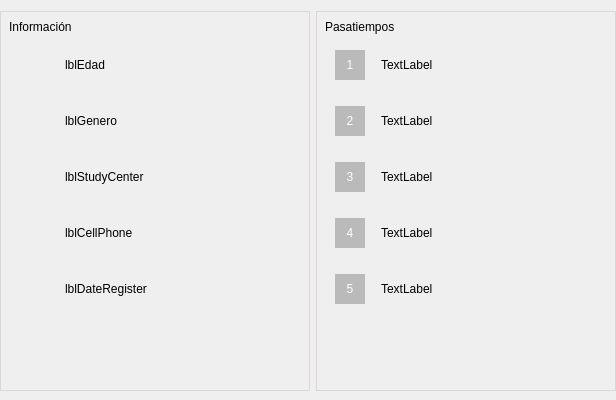
           <widget class="QGroupBox" name="groupBox_16">
            <property name="minimumSize">
             <size>
              <width>325</width>
              <height>400</height>
             </size>
            </property>
            <property name="maximumSize">
             <size>
              <width>6506666</width>
              <height>400</height>
             </size>
            </property>
            <property name="styleSheet">
             <string notr="true">border: none;</string>
            </property>
            <property name="title">
             <string/>
            </property>
            <property name="alignment">
             <set>Qt::AlignCenter</set>
            </property>
            <property name="flat">
             <bool>false</bool>
            </property>
            <layout class="QGridLayout" name="gridLayout_21">
             <property name="leftMargin">
              <number>0</number>
             </property>
             <property name="rightMargin">
              <number>0</number>
             </property>
             <item row="0" column="0">
              <widget class="QGroupBox" name="groupBox_17">
               <property name="minimumSize">
                <size>
                 <width>310</width>
                 <height>380</height>
                </size>
               </property>
               <property name="maximumSize">
                <size>
                 <width>325666</width>
                 <height>380</height>
                </size>
               </property>
               <property name="styleSheet">
                <string notr="true">border: 1px solid #DCD6D6;</string>
               </property>
               <property name="title">
                <string/>
               </property>
               <layout class="QGridLayout" name="gridLayout_22">
                <item row="0" column="0">
                 <layout class="QVBoxLayout" name="verticalLayout_3">
                  <item>
                   <widget class="QLabel" name="label_24">
                    <property name="styleSheet">
                     <string notr="true">font: 12pt &quot;MS Shell Dlg 2&quot;;
border:none;</string>
                    </property>
                    <property name="text">
                     <string>Información</string>
                    </property>
                   </widget>
                  </item>
                  <item>
                   <layout class="QHBoxLayout" name="horizontalLayout_18">
                    <item>
                     <widget class="QGroupBox" name="groupBox_18">
                      <property name="minimumSize">
                       <size>
                        <width>50</width>
                        <height>50</height>
                       </size>
                      </property>
                      <property name="maximumSize">
                       <size>
                        <width>50</width>
                        <height>50</height>
                       </size>
                      </property>
                      <property name="styleSheet">
                       <string notr="true">border: none;</string>
                      </property>
                      <property name="title">
                       <string/>
                      </property>
                      <layout class="QGridLayout" name="gridLayout_23">
                       <property name="leftMargin">
                        <number>0</number>
                       </property>
                       <property name="topMargin">
                        <number>0</number>
                       </property>
                       <property name="rightMargin">
                        <number>0</number>
                       </property>
                       <property name="bottomMargin">
                        <number>0</number>
                       </property>
                       <item row="0" column="0">
                        <widget class="QLabel" name="label_74">
                         <property name="minimumSize">
                          <size>
                           <width>25</width>
                           <height>25</height>
                          </size>
                         </property>
                         <property name="maximumSize">
                          <size>
                           <width>25</width>
                           <height>25</height>
                          </size>
                         </property>
                         <property name="text">
                          <string/>
                         </property>
                         <property name="pixmap">
                          <pixmap resource="Resource.qrc">:/img/Resource/img/reloj-de-arena-gris.png</pixmap>
                         </property>
                         <property name="scaledContents">
                          <bool>true</bool>
                         </property>
                        </widget>
                       </item>
                      </layout>
                     </widget>
                    </item>
                    <item>
                     <widget class="QLabel" name="lblAEdad">
                      <property name="styleSheet">
                       <string notr="true">border:none;</string>
                      </property>
                      <property name="text">
                       <string>lblEdad</string>
                      </property>
                     </widget>
                    </item>
                   </layout>
                  </item>
                  <item>
                   <layout class="QHBoxLayout" name="horizontalLayout_19">
                    <item>
                     <widget class="QGroupBox" name="groupBox_19">
                      <property name="minimumSize">
                       <size>
                        <width>50</width>
                        <height>50</height>
                       </size>
                      </property>
                      <property name="maximumSize">
                       <size>
                        <width>50</width>
                        <height>50</height>
                       </size>
                      </property>
                      <property name="styleSheet">
                       <string notr="true">border: none;</string>
                      </property>
                      <property name="title">
                       <string/>
                      </property>
                      <layout class="QGridLayout" name="gridLayout_24">
                       <property name="leftMargin">
                        <number>0</number>
                       </property>
                       <property name="topMargin">
                        <number>0</number>
                       </property>
                       <property name="rightMargin">
                        <number>0</number>
                       </property>
                       <property name="bottomMargin">
                        <number>0</number>
                       </property>
                       <item row="0" column="0">
                        <widget class="QLabel" name="label_75">
                         <property name="minimumSize">
                          <size>
                           <width>25</width>
                           <height>25</height>
                          </size>
                         </property>
                         <property name="maximumSize">
                          <size>
                           <width>25</width>
                           <height>25</height>
                          </size>
                         </property>
                         <property name="text">
                          <string/>
                         </property>
                         <property name="pixmap">
                          <pixmap resource="Resource.qrc">:/img/Resource/img/generos-gris.png</pixmap>
                         </property>
                         <property name="scaledContents">
                          <bool>true</bool>
                         </property>
                        </widget>
                       </item>
                      </layout>
                     </widget>
                    </item>
                    <item>
                     <widget class="QLabel" name="lblAGenero">
                      <property name="styleSheet">
                       <string notr="true">border:none;</string>
                      </property>
                      <property name="text">
                       <string>lblGenero</string>
                      </property>
                     </widget>
                    </item>
                   </layout>
                  </item>
                  <item>
                   <layout class="QHBoxLayout" name="horizontalLayout_20">
                    <item>
                     <widget class="QGroupBox" name="groupBox_20">
                      <property name="minimumSize">
                       <size>
                        <width>50</width>
                        <height>50</height>
                       </size>
                      </property>
                      <property name="maximumSize">
                       <size>
                        <width>50</width>
                        <height>50</height>
                       </size>
                      </property>
                      <property name="styleSheet">
                       <string notr="true">border: none;</string>
                      </property>
                      <property name="title">
                       <string/>
                      </property>
                      <layout class="QGridLayout" name="gridLayout_25">
                       <property name="leftMargin">
                        <number>0</number>
                       </property>
                       <property name="topMargin">
                        <number>0</number>
                       </property>
                       <property name="rightMargin">
                        <number>0</number>
                       </property>
                       <property name="bottomMargin">
                        <number>0</number>
                       </property>
                       <item row="0" column="0">
                        <widget class="QLabel" name="label_80">
                         <property name="minimumSize">
                          <size>
                           <width>25</width>
                           <height>25</height>
                          </size>
                         </property>
                         <property name="maximumSize">
                          <size>
                           <width>25</width>
                           <height>25</height>
                          </size>
                         </property>
                         <property name="text">
                          <string/>
                         </property>
                         <property name="pixmap">
                          <pixmap resource="Resource.qrc">:/img/Resource/img/graduacion-gray.png</pixmap>
                         </property>
                         <property name="scaledContents">
                          <bool>true</bool>
                         </property>
                        </widget>
                       </item>
                      </layout>
                     </widget>
                    </item>
                    <item>
                     <widget class="QLabel" name="lblACentroEstudio">
                      <property name="styleSheet">
                       <string notr="true">border:none;</string>
                      </property>
                      <property name="text">
                       <string>lblStudyCenter</string>
                      </property>
                      <property name="wordWrap">
                       <bool>true</bool>
                      </property>
                     </widget>
                    </item>
                   </layout>
                  </item>
                  <item>
                   <layout class="QHBoxLayout" name="horizontalLayout_21">
                    <item>
                     <widget class="QGroupBox" name="groupBox_21">
                      <property name="minimumSize">
                       <size>
                        <width>50</width>
                        <height>50</height>
                       </size>
                      </property>
                      <property name="maximumSize">
                       <size>
                        <width>50</width>
                        <height>50</height>
                       </size>
                      </property>
                      <property name="styleSheet">
                       <string notr="true">border: none;</string>
                      </property>
                      <property name="title">
                       <string/>
                      </property>
                      <layout class="QGridLayout" name="gridLayout_26">
                       <property name="leftMargin">
                        <number>0</number>
                       </property>
                       <property name="topMargin">
                        <number>0</number>
                       </property>
                       <property name="rightMargin">
                        <number>0</number>
                       </property>
                       <property name="bottomMargin">
                        <number>0</number>
                       </property>
                       <item row="0" column="0">
                        <widget class="QLabel" name="label_81">
                         <property name="minimumSize">
                          <size>
                           <width>25</width>
                           <height>25</height>
                          </size>
                         </property>
                         <property name="maximumSize">
                          <size>
                           <width>25</width>
                           <height>25</height>
                          </size>
                         </property>
                         <property name="text">
                          <string/>
                         </property>
                         <property name="pixmap">
                          <pixmap resource="Resource.qrc">:/img/Resource/img/telefono-gris.png</pixmap>
                         </property>
                         <property name="scaledContents">
                          <bool>true</bool>
                         </property>
                        </widget>
                       </item>
                      </layout>
                     </widget>
                    </item>
                    <item>
                     <widget class="QLabel" name="lblACellNumber">
                      <property name="styleSheet">
                       <string notr="true">border:none;</string>
                      </property>
                      <property name="text">
                       <string>lblCellPhone</string>
                      </property>
                     </widget>
                    </item>
                   </layout>
                  </item>
                  <item>
                   <layout class="QHBoxLayout" name="horizontalLayout_22">
                    <item>
                     <widget class="QGroupBox" name="groupBox_22">
                      <property name="minimumSize">
                       <size>
                        <width>50</width>
                        <height>50</height>
                       </size>
                      </property>
                      <property name="maximumSize">
                       <size>
                        <width>50</width>
                        <height>50</height>
                       </size>
                      </property>
                      <property name="styleSheet">
                       <string notr="true">border: none;</string>
                      </property>
                      <property name="title">
                       <string/>
                      </property>
                      <layout class="QGridLayout" name="gridLayout_27">
                       <property name="leftMargin">
                        <number>0</number>
                       </property>
                       <property name="topMargin">
                        <number>0</number>
                       </property>
                       <property name="rightMargin">
                        <number>0</number>
                       </property>
                       <property name="bottomMargin">
                        <number>0</number>
                       </property>
                       <item row="0" column="0">
                        <widget class="QLabel" name="label_84">
                         <property name="minimumSize">
                          <size>
                           <width>25</width>
                           <height>25</height>
                          </size>
                         </property>
                         <property name="maximumSize">
                          <size>
                           <width>25</width>
                           <height>25</height>
                          </size>
                         </property>
                         <property name="text">
                          <string/>
                         </property>
                         <property name="pixmap">
                          <pixmap resource="Resource.qrc">:/img/Resource/img/calendario-gris.png</pixmap>
                         </property>
                         <property name="scaledContents">
                          <bool>true</bool>
                         </property>
                        </widget>
                       </item>
                      </layout>
                     </widget>
                    </item>
                    <item>
                     <widget class="QLabel" name="lblAFechaRegistro">
                      <property name="styleSheet">
                       <string notr="true">border:none;</string>
                      </property>
                      <property name="text">
                       <string>lblDateRegister</string>
                      </property>
                     </widget>
                    </item>
                   </layout>
                  </item>
                  <item>
                   <spacer name="verticalSpacer_6">
                    <property name="orientation">
                     <enum>Qt::Vertical</enum>
                    </property>
                    <property name="sizeHint" stdset="0">
                     <size>
                      <width>20</width>
                      <height>40</height>
                     </size>
                    </property>
                   </spacer>
                  </item>
                 </layout>
                </item>
               </layout>
              </widget>
             </item>
             <item row="0" column="1">
              <widget class="QGroupBox" name="groupBox_23">
               <property name="minimumSize">
                <size>
                 <width>300</width>
                 <height>380</height>
                </size>
               </property>
               <property name="maximumSize">
                <size>
                 <width>325666</width>
                 <height>380</height>
                </size>
               </property>
               <property name="styleSheet">
                <string notr="true">border: 1px solid #DCD6D6;</string>
               </property>
               <property name="title">
                <string/>
               </property>
               <layout class="QGridLayout" name="gridLayout_28">
                <item row="0" column="0">
                 <layout class="QVBoxLayout" name="verticalLayout_4">
                  <item>
                   <widget class="QLabel" name="label_86">
                    <property name="styleSheet">
                     <string notr="true">font: 12pt &quot;MS Shell Dlg 2&quot;;
border:none;</string>
                    </property>
                    <property name="text">
                     <string>Pasatiempos</string>
                    </property>
                   </widget>
                  </item>
                  <item>
                   <layout class="QHBoxLayout" name="horizontalLayout_23">
                    <item>
                     <widget class="QLabel" name="label_87">
                      <property name="minimumSize">
                       <size>
                        <width>50</width>
                        <height>50</height>
                       </size>
                      </property>
                      <property name="maximumSize">
                       <size>
                        <width>50</width>
                        <height>50</height>
                       </size>
                      </property>
                      <property name="styleSheet">
                       <string notr="true">font: 75 11pt &quot;MS Shell Dlg 2&quot;;
color: white;
margin: 10px 10px 10px 10px;
background-color: #BABABA;
border:none;</string>
                      </property>
                      <property name="text">
                       <string>1</string>
                      </property>
                      <property name="alignment">
                       <set>Qt::AlignCenter</set>
                      </property>
                     </widget>
                    </item>
                    <item>
                     <widget class="QLabel" name="lblAP1">
                      <property name="styleSheet">
                       <string notr="true">border:none;</string>
                      </property>
                      <property name="text">
                       <string>TextLabel</string>
                      </property>
                     </widget>
                    </item>
                   </layout>
                  </item>
                  <item>
                   <layout class="QHBoxLayout" name="horizontalLayout_24">
                    <item>
                     <widget class="QLabel" name="label_90">
                      <property name="minimumSize">
                       <size>
                        <width>50</width>
                        <height>50</height>
                       </size>
                      </property>
                      <property name="maximumSize">
                       <size>
                        <width>50</width>
                        <height>50</height>
                       </size>
                      </property>
                      <property name="styleSheet">
                       <string notr="true">font: 75 11pt &quot;MS Shell Dlg 2&quot;;
color: white;
margin: 10px 10px 10px 10px;
background-color: #BABABA;
border:none;</string>
                      </property>
                      <property name="text">
                       <string>2</string>
                      </property>
                      <property name="alignment">
                       <set>Qt::AlignCenter</set>
                      </property>
                     </widget>
                    </item>
                    <item>
                     <widget class="QLabel" name="lblAP2">
                      <property name="styleSheet">
                       <string notr="true">border:none;</string>
                      </property>
                      <property name="text">
                       <string>TextLabel</string>
                      </property>
                     </widget>
                    </item>
                   </layout>
                  </item>
                  <item>
                   <layout class="QHBoxLayout" name="horizontalLayout_25">
                    <item>
                     <widget class="QLabel" name="label_92">
                      <property name="minimumSize">
                       <size>
                        <width>50</width>
                        <height>50</height>
                       </size>
                      </property>
                      <property name="maximumSize">
                       <size>
                        <width>50</width>
                        <height>50</height>
                       </size>
                      </property>
                      <property name="styleSheet">
                       <string notr="true">font: 75 11pt &quot;MS Shell Dlg 2&quot;;
color: white;
margin: 10px 10px 10px 10px;
background-color: #BABABA;
border:none;</string>
                      </property>
                      <property name="text">
                       <string>3</string>
                      </property>
                      <property name="alignment">
                       <set>Qt::AlignCenter</set>
                      </property>
                     </widget>
                    </item>
                    <item>
                     <widget class="QLabel" name="lblAP3">
                      <property name="styleSheet">
                       <string notr="true">border:none;</string>
                      </property>
                      <property name="text">
                       <string>TextLabel</string>
                      </property>
                     </widget>
                    </item>
                   </layout>
                  </item>
                  <item>
                   <layout class="QHBoxLayout" name="horizontalLayout_26">
                    <item>
                     <widget class="QLabel" name="label_94">
                      <property name="minimumSize">
                       <size>
                        <width>50</width>
                        <height>50</height>
                       </size>
                      </property>
                      <property name="maximumSize">
                       <size>
                        <width>50</width>
                        <height>50</height>
                       </size>
                      </property>
                      <property name="styleSheet">
                       <string notr="true">font: 75 11pt &quot;MS Shell Dlg 2&quot;;
color: white;
margin: 10px 10px 10px 10px;
background-color: #BABABA;
border:none;</string>
                      </property>
                      <property name="text">
                       <string>4</string>
                      </property>
                      <property name="alignment">
                       <set>Qt::AlignCenter</set>
                      </property>
                     </widget>
                    </item>
                    <item>
                     <widget class="QLabel" name="lblAP4">
                      <property name="styleSheet">
                       <string notr="true">border:none;</string>
                      </property>
                      <property name="text">
                       <string>TextLabel</string>
                      </property>
                     </widget>
                    </item>
                   </layout>
                  </item>
                  <item>
                   <layout class="QHBoxLayout" name="horizontalLayout_27">
                    <item>
                     <widget class="QLabel" name="label_96">
                      <property name="minimumSize">
                       <size>
                        <width>50</width>
                        <height>50</height>
                       </size>
                      </property>
                      <property name="maximumSize">
                       <size>
                        <width>50</width>
                        <height>50</height>
                       </size>
                      </property>
                      <property name="styleSheet">
                       <string notr="true">font: 75 11pt &quot;MS Shell Dlg 2&quot;;
color: white;
margin: 10px 10px 10px 10px;
background-color: #BABABA;
border:none;</string>
                      </property>
                      <property name="text">
                       <string>5</string>
                      </property>
                      <property name="alignment">
                       <set>Qt::AlignCenter</set>
                      </property>
                     </widget>
                    </item>
                    <item>
                     <widget class="QLabel" name="lblAP5">
                      <property name="styleSheet">
                       <string notr="true">border:none;</string>
                      </property>
                      <property name="text">
                       <string>TextLabel</string>
                      </property>
                     </widget>
                    </item>
                   </layout>
                  </item>
                  <item>
                   <spacer name="verticalSpacer_7">
                    <property name="orientation">
                     <enum>Qt::Vertical</enum>
                    </property>
                    <property name="sizeHint" stdset="0">
                     <size>
                      <width>20</width>
                      <height>40</height>
                     </size>
                    </property>
                   </spacer>
                  </item>
                 </layout>
                </item>
               </layout>
              </widget>
             </item>
            </layout>
           </widget>
